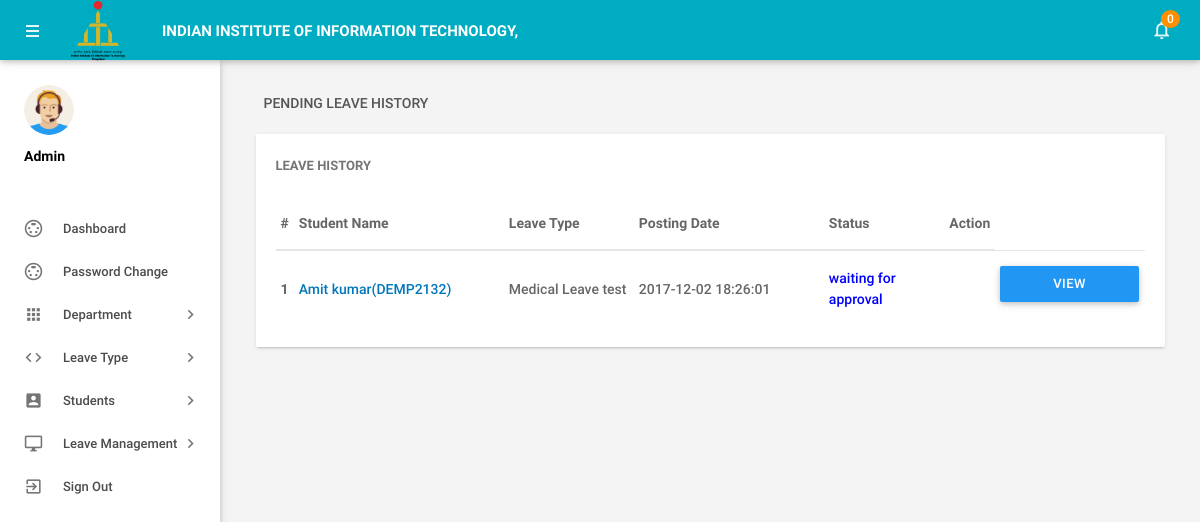
The app's page /admin/pending-leavehistory.php (signed in) with its own data.
### tables this page shows
CREATE TABLE IF NOT EXISTS `tblleaves` (
  `id` int(11) NOT NULL,
  `LeaveType` varchar(110) NOT NULL,
  `ToDate` varchar(120) NOT NULL,
  `FromDate` varchar(120) NOT NULL,
  `Description` mediumtext NOT NULL,
  `PostingDate` timestamp NOT NULL DEFAULT CURRENT_TIMESTAMP,
  `AdminRemark` mediumtext,
  `AdminRemarkDate` varchar(120) DEFAULT NULL,
  `Status` int(1) NOT NULL,
  `IsRead` int(1) NOT NULL,
  `empid` int(11) DEFAULT NULL
);

CREATE TABLE IF NOT EXISTS `tblemployees` (
  `id` int(11) NOT NULL,
  `EmpId` varchar(100) NOT NULL,
  `FirstName` varchar(150) NOT NULL,
  `LastName` varchar(150) NOT NULL,
  `EmailId` varchar(200) NOT NULL,
  `Password` varchar(180) NOT NULL,
  `Gender` varchar(100) NOT NULL,
  `Dob` varchar(100) NOT NULL,
  `Department` varchar(255) NOT NULL,
  `Address` varchar(255) NOT NULL,
  `City` varchar(200) NOT NULL,
  `Country` varchar(150) NOT NULL,
  `Phonenumber` char(11) NOT NULL,
  `Status` int(1) NOT NULL,
  `RegDate` timestamp NOT NULL DEFAULT CURRENT_TIMESTAMP
);

### admin/pending-leavehistory.php (the view, shortened to what this page needs)
<?php
include('includes/config.php');
if(strlen($_SESSION['alogin'])==0)
    {
header('location:index.php');
}
else{
 ?>
<!DOCTYPE html>
<html lang="en">
    <head>
        <link type="text/css" rel="stylesheet" href="../assets/plugins/materialize/css/materialize.min.css"/>
        <link href="../assets/plugins/material-preloader/css/materialPreloader.min.css" rel="stylesheet">
        <link href="../assets/plugins/datatables/css/jquery.dataTables.min.css" rel="stylesheet">
                <link href="../assets/plugins/google-code-prettify/prettify.css" rel="stylesheet" type="text/css"/>
        <link href="../assets/css/alpha.min.css" rel="stylesheet" type="text/css"/>
        <link href="../assets/css/custom.css" rel="stylesheet" type="text/css"/>
    </head>
    <body>
       <?php include('includes/header.php');?>
       <?php include('includes/sidebar.php');?>
            <main class="mn-inner">
                <div class="row">
                    <div class="col s12">
                        <div class="page-title">Pending Leave History</div>
                    </div>
                    <div class="col s12 m12 l12">
                        <div class="card">
                            <div class="card-content">
                                <span class="card-title">Leave History</span>
                                <table id="example" class="display responsive-table ">
                                    <thead>
                                        <tr>
                                            <th>#</th>
                                            <th width="200">Student Name</th>
                                            <th width="120">Leave Type</th>
                                             <th width="180">Posting Date</th>
                                            <th>Status</th>
                                            <th align="center">Action</th>
                                        </tr>
                                    </thead>
                                    <tbody>
<?php
$status=0;
$sql = "SELECT tblleaves.id as lid,tblemployees.FirstName,tblemployees.LastName,tblemployees.EmpId,tblemployees.id,tblleaves.LeaveType,tblleaves.PostingDate,tblleaves.Status from tblleaves join tblemployees on tblleaves.empid=tblemployees.id where tblleaves.Status=:status order by lid desc";
$query = $dbh -> prepare($sql);
$query->bindParam(':status',$status,PDO::PARAM_STR);
$query->execute();
$results=$query->fetchAll(PDO::FETCH_OBJ);
$cnt=1;
if($query->rowCount() > 0)
{
foreach($results as $result)
{
      ?>
                                        <tr>
                                            <td> <b><?php echo htmlentities($cnt);?></b></td>
                                              <td><a href="editemployee.php?empid=<?php echo htmlentities($result->id);?>" target="_blank"><?php echo htmlentities($result->FirstName." ".$result->LastName);?>(<?php echo htmlentities($result->EmpId);?>)</a></td>
                                            <td><?php echo htmlentities($result->LeaveType);?></td>
                                            <td><?php echo htmlentities($result->PostingDate);?></td>
                                                                       <td><?php $stats=$result->Status;
if($stats==1){
                                             ?>
                                                 <span style="color: green">Approved</span>
                                                 <?php } if($stats==2)  { ?>
                                                <span style="color: red">Not Approved</span>
                                                 <?php } if($stats==0)  { ?>
 <span style="color: blue">waiting for approval</span>
 <?php } ?>
                                             </td>
          <td>
           <td><a href="leave-details.php?leaveid=<?php echo htmlentities($result->lid);?>" class="waves-effect waves-light btn blue m-b-xs"  > View Details</a></td>
                                    </tr>
                                         <?php $cnt++;} }?>
                                    </tbody>
                                </table>
                            </div>
                        </div>
                    </div>
                </div>
            </main>
        </div>
        <div class="left-sidebar-hover"></div>
    </body>
</html>
<?php } ?>

### records on screen
tblleaves: tblemployees.FirstName+LastName "Amit kumar", tblemployees.EmpId "DEMP2132", LeaveType "Medical Leave test", PostingDate "2017-12-02 18:26:01", Status "waiting for approval"

### other values on screen
$unreadcount "0"
